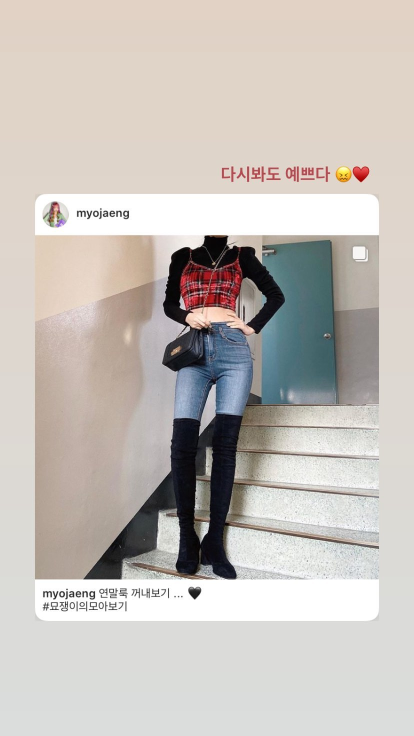
#> input picture images/127402854_433407381150898_8212826253904160900_n.jpg, 828 x 1472 px (shown at 1/2 size); its folder holds 4 pictures in this run
$ python run.py
#> lines starting #> are read from the running program, lines starting #| are printed output that depends on the picture
import os
import cv2
import imutils
import uuid
import time

username = input('Username: ')
#> the answer given: images/123360565_207543700772353_3212984335281331160_n.jpg

id = uuid.getnode()

max_height_or_width = 900


images_directory = './images'

filenames = sorted([f for f in os.listdir(images_directory) if ([f.lower().endswith(ext) for ext in ('jpg', 'png', 'jpeg', 'bmp')])])

# for image_filename in filenames:
image_index = 0

try:
    with open('labels.txt', 'r', encoding='utf8') as f:
#> (reads labels.txt from the repository)
        labels_lines = [i.split('\t') for i in f.readlines() if i != '\n']
except Exception as e:
    labels_lines = []

if len(labels_lines) == 0:
    print('First run, starting from 0th image')
else:
    filename_continue_from = labels_lines[-1][0]
    index_continue_from = len(labels_lines) - 1
    print('Continuing from after index %s (filename: %s)' % (index_continue_from + 1, filename_continue_from))
    image_index = index_continue_from + 1

while True:
    if image_index < 0:
        image_index = 0
    if image_index == len(filenames):
        print("Done!")
        break
    print('current image / total number of images: %s / %s' % (image_index + 1, len(filenames) + 1))
    image_filename = filenames[image_index]

    if image_filename in [i[0] for i in labels_lines]:
        print('[WARNING] Image label exists')

    full_filename = os.path.join(images_directory, image_filename)
    image = cv2.imread(full_filename)
#> image is the input picture: shape (1472, 828, 3); mean B, G, R 186.8, 192.1, 197.8
    height, width, _ = image.shape
#> height = 1472; width = 828
    image = imutils.resize(image, width=max_height_or_width) if height < width else imutils.resize(image, height=max_height_or_width)
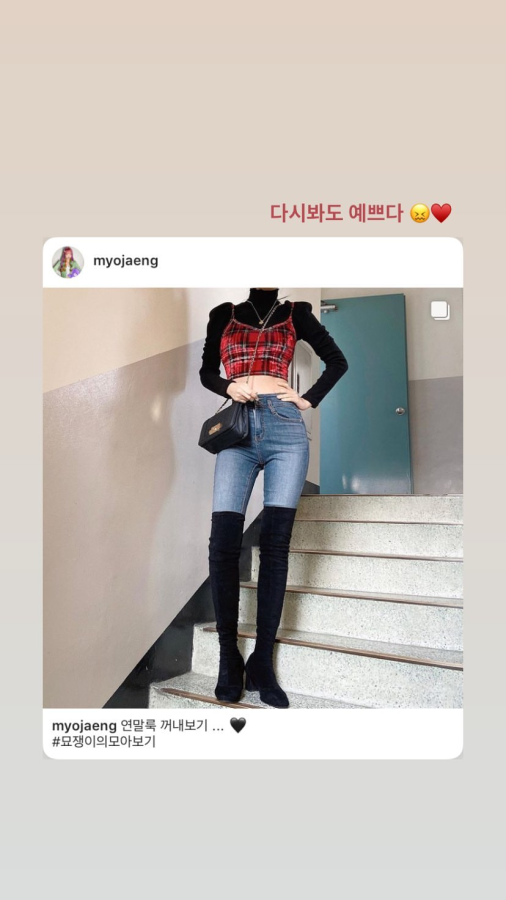
#> image: shape (900, 506, 3); mean B, G, R 186.8, 192.1, 197.8

    cv2.imshow(full_filename, image)
    key_value = cv2.waitKey(0)
#> (key q is pressed here)
    cv2.destroyAllWindows()

    # ! score selection
    if key_value in [ord(str(i)) for i in [0, 1, 2, 3, 4, 5]] + [ord('w')]:
        print("[LABEL] Score: %s (%s)" % (key_value, image_filename))
        with open('labels.txt', 'a', encoding='utf8') as f:
            f.write('%s\t%s\t%s\t%s\t%s\t%s\n' % (image_filename, chr(key_value), id, username, round(time.time() * 1000), image_index))
        image_index += 1

    # ! previous image
    elif key_value == ord('a'):
        print("Go to previous image")
        image_index -= 1

    # ! next image
    elif key_value == ord('d'):
        print("Go to next image")
        image_index += 1

    elif key_value == ord('q'):
        print("Quit")
        break
